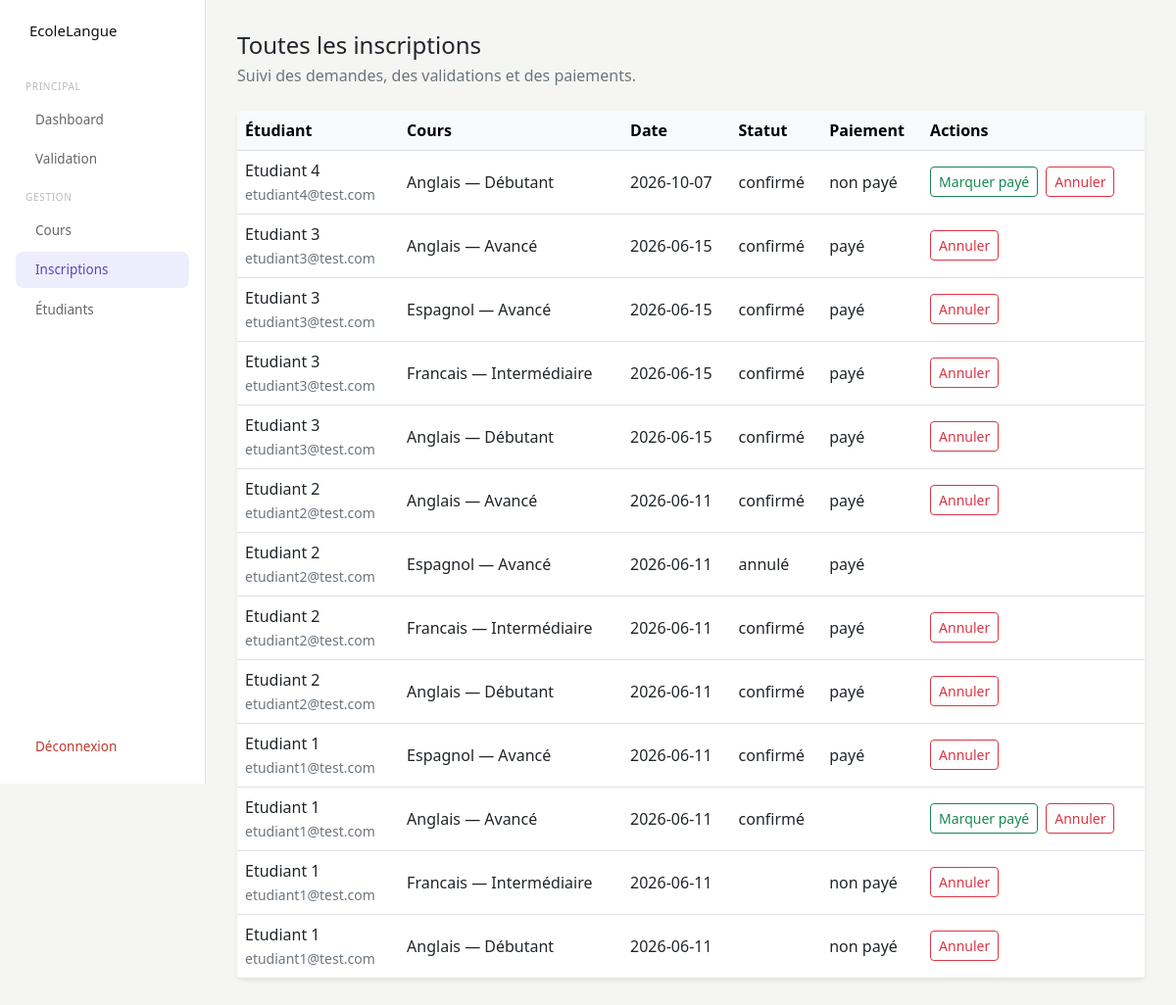
Screenshot of /inscriptionAdmin.php (signed in) with the database file from the repository.
### tables this page shows
CREATE TABLE `inscription` (
  `idInscription` int(11) NOT NULL,
  `idEtudiant` int(11) NOT NULL,
  `idCours` int(11) NOT NULL,
  `dateInscription` date NOT NULL,
  `statut` enum('en attente','confirmé','annulé') DEFAULT 'en attente',
  `paiement` enum('payé','non payé') DEFAULT 'non payé'
);

CREATE TABLE `etudiant` (
  `idEtudiant` int(11) NOT NULL,
  `cin` varchar(50) NOT NULL,
  `nom` varchar(100) NOT NULL,
  `email` varchar(100) NOT NULL,
  `tel` varchar(50) NOT NULL,
  `login` varchar(100) NOT NULL,
  `pass` varchar(100) NOT NULL
);

CREATE TABLE `cours` (
  `idCours` int(11) NOT NULL,
  `langue` varchar(100) DEFAULT NULL,
  `niveau` varchar(100) DEFAULT NULL,
  `prix` int(11) DEFAULT NULL,
  `dateDebut` date DEFAULT NULL,
  `dateFin` date DEFAULT NULL,
  `placesTotal` int(11) DEFAULT NULL,
  `placesRestantes` int(11) DEFAULT NULL
);

### db.php (called while the page is built, shortened)
<?php
    function escape(?string $value): string
    {
        return htmlspecialchars($value ?? '', ENT_QUOTES | ENT_SUBSTITUTE, 'UTF-8');
    }
?>

### inscriptionAdmin.php (the view, shortened to what this page needs)
<?php
    require_once 'db.php';
    $sql = "SELECT i.*, e.nom, e.email, c.langue, c.niveau
            FROM inscription i
            JOIN etudiant e ON i.idEtudiant = e.idEtudiant
            JOIN cours c ON i.idCours = c.idCours
            ORDER BY i.dateInscription DESC, i.idInscription DESC";
    $inscriptions = $db->query($sql)->fetchAll();
?>
<!DOCTYPE html>
<html lang="fr">
<head>
  <link rel="stylesheet" href="https://cdn.jsdelivr.net/npm/@tabler/icons-webfont@latest/tabler-icons.min.css">
  <link href="https://cdn.jsdelivr.net/npm/bootstrap@5.3.0/dist/css/bootstrap.min.css" rel="stylesheet">
</head>
<body class="d-flex min-vh-100">
<?php include 'headerAdmin.php'; ?>
<main class="admin-main">
  <header class="mb-4">
    <h1 class="h4 mb-1">Toutes les inscriptions</h1>
    <p class="text-secondary mb-0">Suivi des demandes, des validations et des paiements.</p>
  </header>
  <div class="card shadow-sm border-0">
    <div class="table-wrap">
      <table class="table table-hover align-middle mb-0">
        <thead class="table-light">
          <tr><th>Étudiant</th><th>Cours</th><th>Date</th><th>Statut</th><th>Paiement</th><th>Actions</th></tr>
        </thead>
        <tbody>
          <?php if ($inscriptions): ?>
            <?php foreach ($inscriptions as $item): ?>
              <tr>
                <td><?= escape($item['nom']) ?><br><small class="text-secondary"><?= escape($item['email']) ?></small></td>
                <td><?= escape($item['langue']) ?> — <?= escape($item['niveau']) ?></td>
                <td><?= escape($item['dateInscription']) ?></td>
                <td><?= escape($item['statut']) ?></td>
                <td><?= escape($item['paiement']) ?></td>
                <td>
                  <div class="d-flex flex-wrap gap-2">
                    <?php if ($item['statut'] === 'en attente'): ?>
                      <form action="actionInscription.php" method="post">
                        <input type="hidden" name="id" value="<?= (int) $item['idInscription'] ?>">
                        <input type="hidden" name="action" value="valid">
                        <button class="btn btn-sm btn-success" type="submit">Valider</button>
                      </form>
                    <?php elseif ($item['statut'] === 'confirmé' && $item['paiement'] !== 'payé'): ?>
                      <form action="actionInscription.php" method="post">
                        <button class="btn btn-sm btn-outline-success" type="submit">Marquer payé</button>
                      </form>
                    <?php endif; ?>
                    <?php if ($item['statut'] !== 'annulé'): ?>
                      <form action="actionInscription.php" method="post">
                        <button class="btn btn-sm btn-outline-danger" type="submit">Annuler</button>
                      </form>
                    <?php endif; ?>
                  </div>
                </td>
              </tr>
            <?php endforeach; ?>
          <?php else: ?>
            <tr><td colspan="6" class="text-center text-secondary py-5">Aucune inscription enregistrée.</td></tr>
          <?php endif; ?>
        </tbody>
      </table>
    </div>
  </div>
</main>
</body>
</html>

### inscriptionAdmin.php (style rules this page uses)
body { background: #F5F5F3; }
.table-wrap { overflow-x: auto; }

### headerAdmin.php (style rules this page uses)
.admin-main { margin-left: 210px; padding: 2rem; flex: 1; min-width: 0; }

### rows the page displays
inscription: idEtudiant.nom "Etudiant 4", idEtudiant.email "etudiant4@test.com", idCours.langue "Anglais", idCours.niveau "Débutant", dateInscription "2026-10-07", statut "confirmé", paiement "non payé"
inscription: idEtudiant.nom "Etudiant 3", idEtudiant.email "etudiant3@test.com", idCours.langue "Anglais", idCours.niveau "Avancé", dateInscription "2026-06-15", statut "confirmé", paiement "payé"
inscription: idEtudiant.nom "Etudiant 3", idEtudiant.email "etudiant3@test.com", idCours.langue "Espagnol", idCours.niveau "Avancé", dateInscription "2026-06-15", statut "confirmé", paiement "payé"
inscription: idEtudiant.nom "Etudiant 3", idEtudiant.email "etudiant3@test.com", idCours.langue "Francais", idCours.niveau "Intermédiaire", dateInscription "2026-06-15", statut "confirmé", paiement "payé"
inscription: idEtudiant.nom "Etudiant 3", idEtudiant.email "etudiant3@test.com", idCours.langue "Anglais", idCours.niveau "Débutant", dateInscription "2026-06-15", statut "confirmé", paiement "payé"
inscription: idEtudiant.nom "Etudiant 2", idEtudiant.email "etudiant2@test.com", idCours.langue "Anglais", idCours.niveau "Avancé", dateInscription "2026-06-11", statut "confirmé", paiement "payé"
inscription: idEtudiant.nom "Etudiant 2", idEtudiant.email "etudiant2@test.com", idCours.langue "Espagnol", idCours.niveau "Avancé", dateInscription "2026-06-11", statut "annulé", paiement "payé"
inscription: idEtudiant.nom "Etudiant 2", idEtudiant.email "etudiant2@test.com", idCours.langue "Francais", idCours.niveau "Intermédiaire", dateInscription "2026-06-11", statut "confirmé", paiement "payé"
inscription: idEtudiant.nom "Etudiant 2", idEtudiant.email "etudiant2@test.com", idCours.langue "Anglais", idCours.niveau "Débutant", dateInscription "2026-06-11", statut "confirmé", paiement "payé"
inscription: idEtudiant.nom "Etudiant 1", idEtudiant.email "etudiant1@test.com", idCours.langue "Espagnol", idCours.niveau "Avancé", dateInscription "2026-06-11", statut "confirmé", paiement "payé"
inscription: idEtudiant.nom "Etudiant 1", idEtudiant.email "etudiant1@test.com", idCours.langue "Anglais", idCours.niveau "Avancé", dateInscription "2026-06-11", statut "confirmé"
inscription: idEtudiant.nom "Etudiant 1", idEtudiant.email "etudiant1@test.com", idCours.langue "Francais", idCours.niveau "Intermédiaire", dateInscription "2026-06-11", paiement "non payé"
inscription: idEtudiant.nom "Etudiant 1", idEtudiant.email "etudiant1@test.com", idCours.langue "Anglais", idCours.niveau "Débutant", dateInscription "2026-06-11", paiement "non payé"
